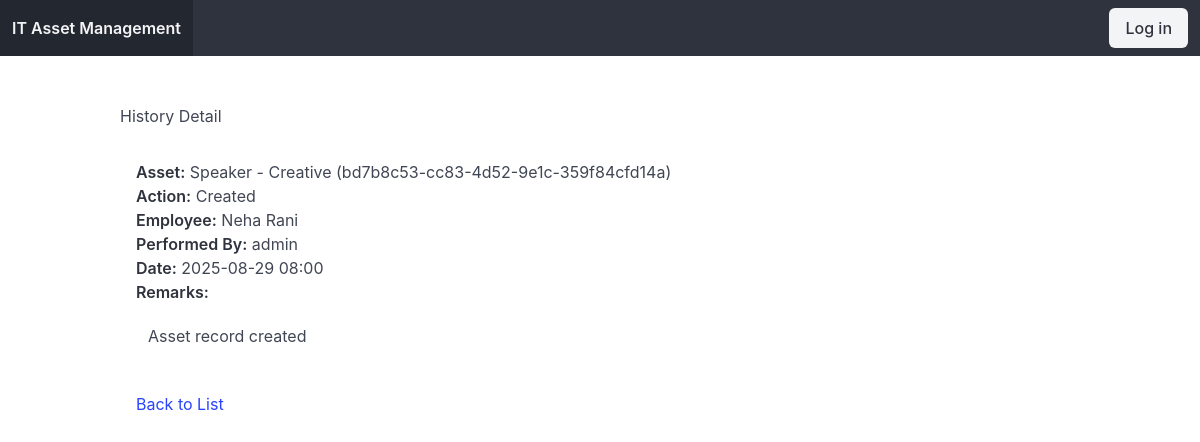
The app's page /history/38/ with its own data.
### assets/models.py (models this page shows, shortened)
class AssetHistory(models.Model):
    ACTIONS = [
        ("created", "Created"),
        ("assigned", "Assigned"),
        ("transferred", "Transferred"),
        ("returned", "Returned"),
        ("repaired", "Sent for Repair"),
        ("disposed", "Disposed"),
    ]
    asset = models.ForeignKey(Asset, on_delete=models.CASCADE, related_name="history")
    employee = models.ForeignKey(
        Employee, on_delete=models.SET_NULL, null=True, blank=True
    )
    performed_by = models.ForeignKey(
        User,
        on_delete=models.SET_NULL,
        null=True,
        blank=True,
        related_name="performed_actions",
    )
    action = models.CharField(max_length=50, choices=ACTIONS)
    timestamp = models.DateTimeField(auto_now_add=True)
    remarks = models.TextField(blank=True)
    class Meta:
        ordering = ["-timestamp"]

class Asset(models.Model):
    asset_tag = models.UUIDField(default=uuid.uuid4, editable=False, unique=True)
    type = models.ForeignKey(AssetType, on_delete=models.CASCADE, related_name="assets")
    make_model = models.CharField(max_length=200)
    serial_number = models.CharField(max_length=100, blank=True, null=True)
    year_of_purchase = models.PositiveIntegerField()
    ram = models.CharField(max_length=100, blank=True, null=True)
    hdd = models.CharField(max_length=100, blank=True, null=True)
    ssd = models.CharField(max_length=100, blank=True, null=True)
    os = models.CharField(max_length=100, blank=True, null=True)
    condition = models.CharField(
        max_length=20, choices=CONDITION_CHOICES, default="working"
    )
    remarks = models.TextField(blank=True, null=True)
    is_active = models.BooleanField(default=True)
    alloted_to = models.ForeignKey(
        Employee,
        on_delete=models.SET_NULL,
        null=True,
        blank=True,
        related_name="assets",
    )
    created_at = models.DateTimeField(auto_now_add=True)
    class Meta:
        ordering = ["-created_at"]
    def __str__(self):
        return f"{self.type.name} - {self.make_model} ({self.asset_tag})"

class AssetType(models.Model):
    name = models.CharField(max_length=100, unique=True)
    category = models.CharField(max_length=100, blank=True, null=True)
    class Meta:
        verbose_name_plural = "Asset Types"

class Employee(models.Model):
    first_name = models.CharField(max_length=100)
    last_name = models.CharField(max_length=100)
    section = models.CharField(max_length=100, blank=True, null=True)
    designation = models.CharField(max_length=150)
    email = models.EmailField(unique=True, blank=True, null=True)
    phone = models.CharField(max_length=15, unique=True, blank=True, null=True)
    created_at = models.DateTimeField(auto_now_add=True)
    class Meta:
        ordering = ["first_name", "last_name"]

### assets/views/history.py (the view)
# urls.py: path("history/<int:pk>/", history_detail, name="history_detail"),
def history_detail(request, pk):
    history = get_object_or_404(
        History.objects.select_related("asset", "employee", "performed_by"), pk=pk
    )
    return render(request, "history/detail.html", {"history": history})

### common/current_user.py (called while the page is built)
def set_current_user(user):
    _local.user = user

def clear_current_user():
    if hasattr(_local, "user"):
        del _local.user

    def __call__(self, request):
        set_current_user(getattr(request, "user", None))
        response = self.get_response(request)
        clear_current_user()
        return response

### assets/templates/history/detail.html
{% extends "base.html" %}
{% block content %}
<h2 class="text-xl font-bold mb-4">History Detail</h2>
<div class="border rounded p-4 bg-gray-50">
  <p><strong>Asset:</strong> {{ history.asset }}</p>
  <p><strong>Action:</strong> {{ history.action|capfirst|default:"-" }}</p>
  <p><strong>Employee:</strong>
    {% if history.employee %}
      {{ history.employee.first_name }} {{ history.employee.last_name }}
    {% else %}
      -
    {% endif %}
  </p>
  <p><strong>Performed By:</strong> {{ history.performed_by.username|default:"System" }}</p>
  <p><strong>Date:</strong> {{ history.timestamp|date:"Y-m-d H:i" }}</p>
  <p><strong>Remarks:</strong></p>
  <div class="mt-2 p-3 bg-white border rounded">{% if history.remarks %}{{ history.remarks|linebreaks }}{% else %}-{% endif %}</div>
</div>
<div class="mt-4">
  <a href="{% url 'history_list' %}" class="bg-gray-600 text-white px-4 py-2 rounded">Back to List</a>
</div>
{% endblock %}

### records on screen
AssetHistory: asset "Speaker - Creative (bd7b8c53-cc83-4d52-9e1c-359f84cfd14a)", action "Created", employee.first_name "Neha", employee.last_name "Rani", performed_by.username "admin", timestamp "2025-08-29 08:00", remarks "Asset record created"
